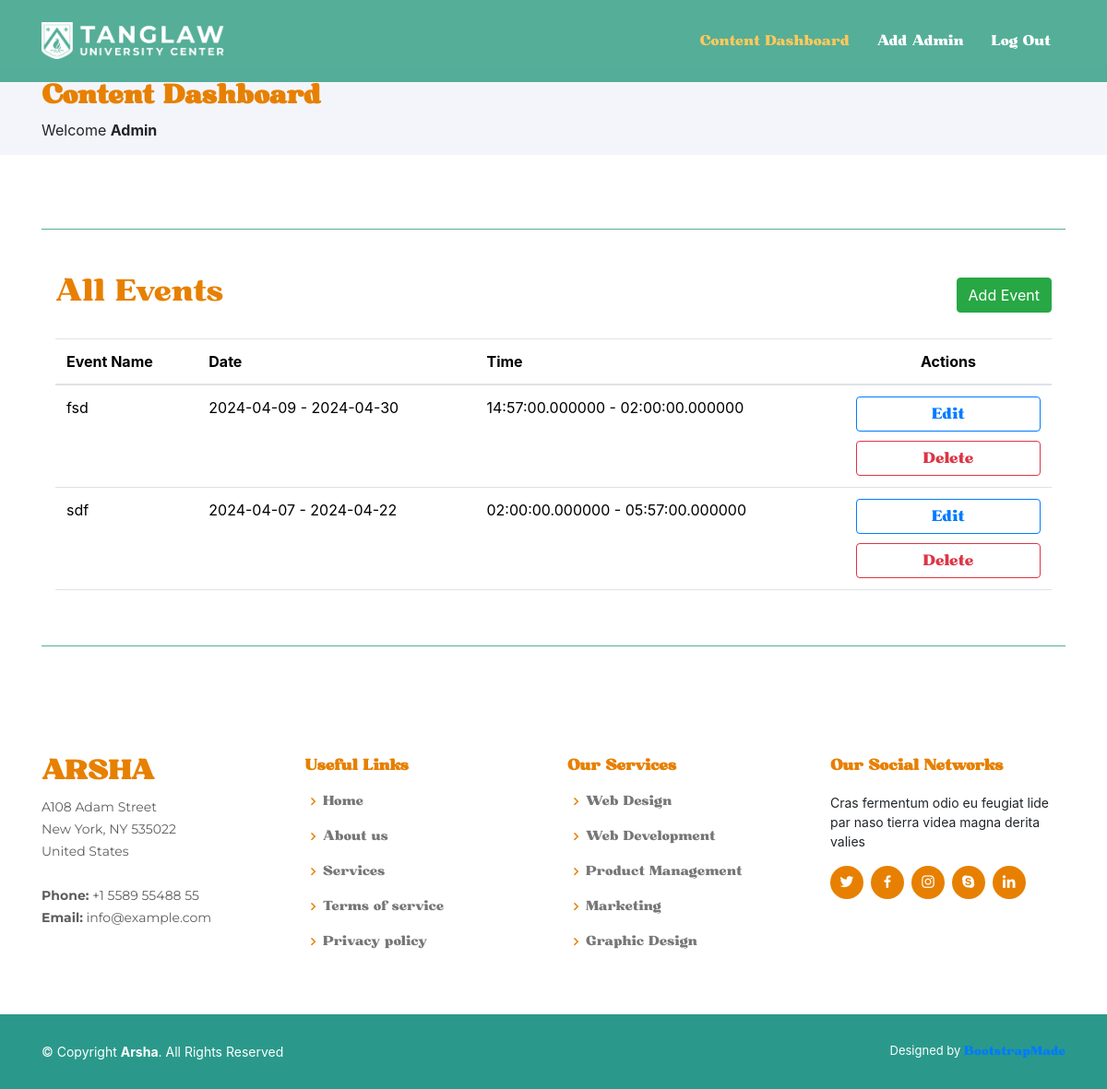
/admin/adminHome.php (signed in), run on an earlier commit of the app's database.
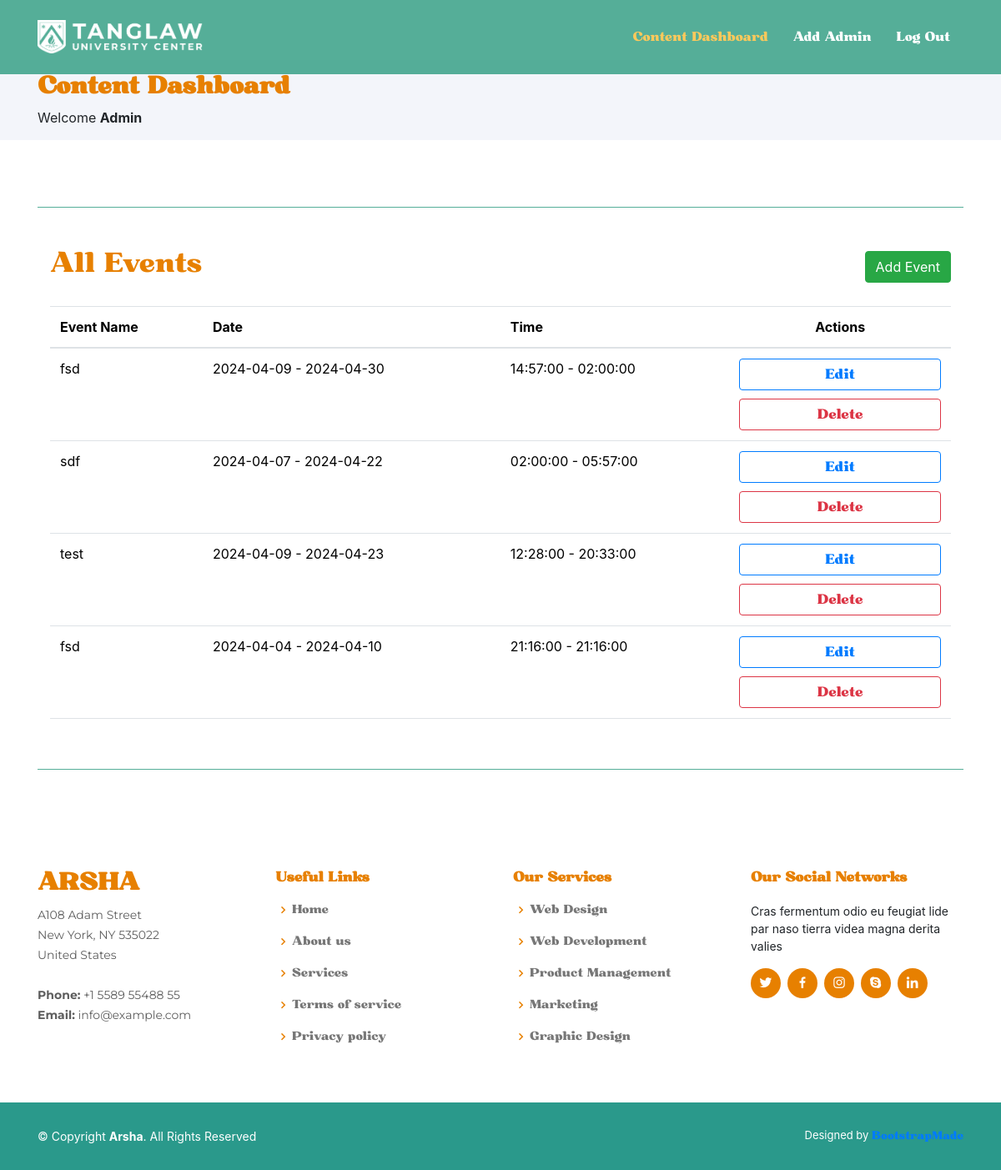
And on a later commit of the database.
### tables this page shows
CREATE TABLE `events` (
  `event_image` longblob NOT NULL,
  `event_name` varchar(255) NOT NULL,
  `event_location` varchar(255) NOT NULL,
  `event_contact_person` varchar(255) NOT NULL,
  `event_contact` varchar(11) NOT NULL,
  `event_date_start` date NOT NULL,
  `event_date_end` date NOT NULL,
  `event_time_start` time NOT NULL,
  `event_time_end` time NOT NULL,
  `event_content` mediumtext NOT NULL,
  `event_id` int(6) NOT NULL
);

### admin/adminHome.php (the view, shortened to what this page needs)
<?php
    if (!isset($_SESSION["admin"])) {
        header("Location: ../authentication/adminLogin.php");
    }  else {
        $admin = $_SESSION["admin"];
        $admin_fullname = $admin["admin_fullname"];
    }
?>
<!DOCTYPE html>
<html lang="en">
<head>
  <link href="../assets/vendor/aos/aos.css" rel="stylesheet">
  <link href="../assets/vendor/bootstrap/css/bootstrap.min.css" rel="stylesheet">
  <link href="../assets/vendor/bootstrap-icons/bootstrap-icons.css" rel="stylesheet">
  <link href="../assets/vendor/boxicons/css/boxicons.min.css" rel="stylesheet">
  <link href="../assets/vendor/glightbox/css/glightbox.min.css" rel="stylesheet">
  <link href="../assets/vendor/remixicon/remixicon.css" rel="stylesheet">
  <link href="../assets/vendor/swiper/swiper-bundle.min.css" rel="stylesheet">
  <link rel="stylesheet" href="https://stackpath.bootstrapcdn.com/bootstrap/4.5.2/css/bootstrap.min.css">
  <link href="../assets/css/style.css" rel="stylesheet">
  <link href="../assets/css/font.css" rel="stylesheet">
  <link rel="stylesheet" href="https://stackpath.bootstrapcdn.com/bootstrap/4.5.2/css/bootstrap.min.css">
</head>
<?php
    require_once("../db-connector.php");
    $query = "SELECT * FROM events";
    $stmt = $pdo_obj->query($query);
    $events = $stmt->fetchAll(PDO::FETCH_ASSOC);
?>
<body>
  <header id="header" class="fixed-top header-inner-pages">
    <div class="container d-flex align-items-center">
    <a href="adminHome.php" class="logo me-auto"><img src="../assets/img/logo.png" alt="" class="img-fluid"></a>
      <nav id="navbar" class="navbar">
        <ul>
        <li><a class="nav-link scrollto active" href="adminHome.php">Content Dashboard</a></li>
          <li><a class="nav-link scrollto" href="addAdmin.php">Add Admin</a></li>
          <li><a class="nav-link scrollto" href="../authentication/logout.php">Log Out</a></li>
        </ul>
      </nav>
    </div>
  </header>
  <main id="main">
    <section id="breadcrumbs" class="breadcrumbs">
      <div class="container">
        <h2 class="header-text-2">Content Dashboard</h2>
        <?php
            echo "Welcome <b>".$admin_fullname."</b>";
        ?>
      </div>
    </section>
    <section class="inner-page">
      <div class="container">
      <div class="line"></div>
    <div class="container table-container">
<br>
<br>
  <div class="d-flex justify-content-between align-items-center">
    <h2 style="color:#e78000">All Events</h2>
    <a class="btn btn-success" href="addContent.php">Add Event</a>
  </div>
  <br>
  <table style="margin-bottom:60px;" class="table">
    <thead>
      <tr>
        <th>Event Name</th>
        <th>Date</th>
        <th>Time</th>
        <th style="text-align: center;">Actions</th>
      </tr>
    </thead>
    <tbody>
      <?php foreach ($events as $event): ?>
        <tr>
          <td><?php echo $event['event_name']; ?></td>
          <td><?php echo $event['event_date_start']; ?> - <?php echo $event['event_date_end']; ?></td>
          <td><?php echo $event['event_time_start']; ?> - <?php echo $event['event_time_end']; ?></td>
          <td>
          <a href="editContent.php?id=<?php echo $event['event_id']; ?>"><button style="margin-bottom:10px;" class="btn btn-outline-primary dash-button">Edit</button></a>
          <a href="deleteContent.php?id=<?php echo $event['event_id']; ?>"><button  class="btn btn-outline-danger dash-button">Delete</button>
          </td>
        </tr>
      <?php endforeach; ?>
    </tbody>
  </table>
</div>
      <div class="line"></div>
      </div>
    </section>
  </main>
  <footer id="footer">
    <div class="footer-top">
      <div class="container">
        <div class="row">
          <div class="col-lg-3 col-md-6 footer-contact">
            <h3>Arsha</h3>
            <p>
              A108 Adam Street <br>
              New York, NY 535022<br>
              United States <br><br>
              <strong>Phone:</strong> +1 5589 55488 55<br>
              <strong>Email:</strong> info@example.com<br>
            </p>
          </div>
          <div class="col-lg-3 col-md-6 footer-links">
            <h4>Useful Links</h4>
            <ul>
              <li><i class="bx bx-chevron-right"></i> <a href="#">Home</a></li>
              <li><i class="bx bx-chevron-right"></i> <a href="#">About us</a></li>
              <li><i class="bx bx-chevron-right"></i> <a href="#">Services</a></li>
              <li><i class="bx bx-chevron-right"></i> <a href="#">Terms of service</a></li>
              <li><i class="bx bx-chevron-right"></i> <a href="#">Privacy policy</a></li>
            </ul>
          </div>
          <div class="col-lg-3 col-md-6 footer-links">
            <h4>Our Services</h4>
            <ul>
              <li><i class="bx bx-chevron-right"></i> <a href="#">Web Design</a></li>
              <li><i class="bx bx-chevron-right"></i> <a href="#">Web Development</a></li>
              <li><i class="bx bx-chevron-right"></i> <a href="#">Product Management</a></li>
              <li><i class="bx bx-chevron-right"></i> <a href="#">Marketing</a></li>
              <li><i class="bx bx-chevron-right"></i> <a href="#">Graphic Design</a></li>
            </ul>
          </div>
          <div class="col-lg-3 col-md-6 footer-links">
            <h4>Our Social Networks</h4>
            <p>Cras fermentum odio eu feugiat lide par naso tierra videa magna derita valies</p>
            <div class="social-links mt-3">
              <a href="#" class="twitter"><i class="bx bxl-twitter"></i></a>
              <a href="#" class="facebook"><i class="bx bxl-facebook"></i></a>
              <a href="#" class="instagram"><i class="bx bxl-instagram"></i></a>
              <a href="#" class="google-plus"><i class="bx bxl-skype"></i></a>
              <a href="#" class="linkedin"><i class="bx bxl-linkedin"></i></a>
            </div>
          </div>
        </div>
      </div>
    </div>
    <div class="container footer-bottom clearfix">
      <div class="copyright">
        &copy; Copyright <strong><span>Arsha</span></strong>. All Rights Reserved
      </div>
      <div class="credits">
        Designed by <a href="https://bootstrapmade.com/">BootstrapMade</a>
      </div>
    </div>
  </footer>
</body>
</html>

### assets/css/style.css (style rules this page uses)
body { font-family: "Montserrat"; color: #444444; }
a { color: #e78000; text-decoration: none; font-family: "Bugaki"; }
h1, h2, h3, h4, h5, h6 { font-family: "Bugaki"; }
#header { transition: all 0.5s; z-index: 997; padding: 15px 0; }
#header.header-scrolled, #header.header-inner-pages { background: rgba(67, 166, 141, 0.9); }
#header .logo { font-size: 30px; margin: 0; padding: 0; line-height: 1; font-weight: 500; letter-spacing: 2px; text-transform: uppercase; }
#header .logo img { max-height: 40px; }
.navbar { padding: 0; }
.navbar ul { margin: 0; padding: 0; display: flex; list-style: none; align-items: center; }
.navbar li { position: relative; }
.navbar a, .navbar a:focus { display: flex; align-items: center; justify-content: space-between; padding: 10px 0 10px 30px; font-size: 15px; font-weight: 500; color: #fff; white-space: nowrap; transition: 0.3s; }
.navbar a:hover, .navbar .active, .navbar .active:focus, .navbar li:hover>a { color: #ffc95b; }
section { padding: 60px 0; overflow: hidden; }
.breadcrumbs { padding: 15px 0; background: #f3f5fa; min-height: 40px; margin-top: 72px; }
.breadcrumbs h2 { font-size: 28px; font-weight: 600; color: #e78000; }
#footer { font-size: 14px; background: #2a998b; }
#footer .footer-top { padding: 60px 0 30px 0; background: #fff; }
#footer .footer-top .footer-contact { margin-bottom: 30px; }
#footer .footer-top .footer-contact h3 { font-size: 28px; margin: 0 0 10px 0; padding: 2px 0 2px 0; line-height: 1; text-transform: uppercase; font-weight: 600; color: #e78000; }
#footer .footer-top .footer-contact p { font-size: 14px; line-height: 24px; margin-bottom: 0; font-family: "Montserrat"; color: #5e5e5e; }
#footer .footer-top h4 { font-size: 16px; font-weight: bold; color: #e78000; position: relative; padding-bottom: 12px; }
#footer .footer-top .footer-links { margin-bottom: 30px; }
#footer .footer-top .footer-links ul { list-style: none; padding: 0; margin: 0; }
#footer .footer-top .footer-links ul i { padding-right: 2px; color: #e78000; font-size: 18px; line-height: 1; }
#footer .footer-top .footer-links ul li { padding: 10px 0; display: flex; align-items: center; }
#footer .footer-top .footer-links ul li:first-child { padding-top: 0; }
#footer .footer-top .footer-links ul a { color: #777777; transition: 0.3s; display: inline-block; line-height: 1; }
#footer .footer-top .social-links a { font-size: 18px; display: inline-block; background: #e78000; color: #fff; line-height: 1; padding: 8px 0; margin-right: 4px; border-radius: 50%; text-align: center; width: 36px; height: 36px; transition: 0.3s; }
#footer .footer-bottom { padding-top: 30px; padding-bottom: 30px; color: #fff; }
#footer .copyright { float: left; }
#footer .credits { float: right; font-size: 13px; }
#footer .credits a { transition: 0.3s; }
.line { margin-top: 20px; border-top: 1px solid rgba(67, 166, 141, 0.9); }
.dash-button { display:flex; justify-content:flex-end; width:100%; padding:0 }

What changed in the data, as far as the page shows it:
removed events: event_name "fsd", event_date_start "2024-04-09", event_date_end "2024-04-30", event_time_start "14:57:00.000000", event_time_end "02:00:00.000000"
added events: event_name "fsd", event_date_start "2024-04-09", event_date_end "2024-04-30", event_time_start "14:57:00", event_time_end "02:00:00"
changed events "sdf": event_time_start "02:00:00.000000" → "02:00:00"; event_time_end "05:57:00.000000" → "05:57:00"
added events: event_name "test", event_date_start "2024-04-09", event_date_end "2024-04-23", event_time_start "12:28:00", event_time_end "20:33:00"
added events: event_name "fsd", event_date_start "2024-04-04", event_date_end "2024-04-10", event_time_start "21:16:00", event_time_end "21:16:00"
